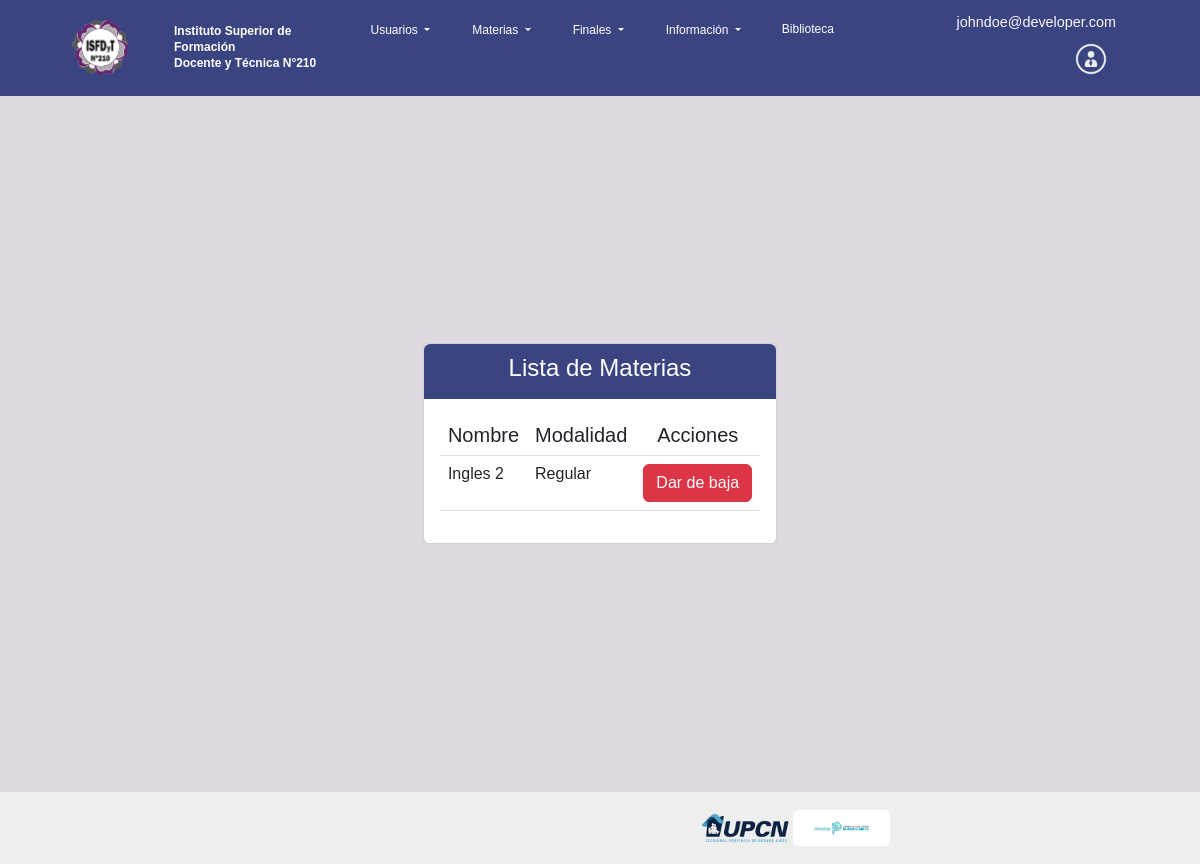
Page /listaMateriasEst/ (signed in) on the committed database.
### inscripcionFinales/models.py (models this page shows, shortened)
class Usuario(AbstractBaseUser,PermissionsMixin):
    email = models.EmailField('email', max_length=254, unique = True)
    username = models.CharField('username',unique = True,null = True, max_length=100, blank=False)
    nombre_completo = models.CharField('nombre_completo', max_length=200, null=True, blank=True)
    fecha_nac = models.DateField('fecha_nac', null=True, blank=True)
    dni = models.IntegerField('dni',unique = True, null= True, blank=True)
    direccion = models.CharField('direccion', max_length=50, null=True, blank=True)
    localidad = models.CharField('localidad', max_length=50, null=True, blank=True)
    ciudad = models.CharField('ciudad', max_length=100, null=True, blank=True)
    nacionalidad = models.CharField('nacionalidad',max_length=50, null=True, blank=True)
    telefono_1 = models.IntegerField('telefono_1', null=True, blank=True)
    telefono_2 = models.IntegerField('telefono_2', null=True, blank=True)
    estado_civil=models.CharField('estado_civil', choices=ESTADO_CIVIL_CHOICES,max_length=50, null=True, blank=True)
    sexo=models.CharField('sexo',choices=SEXO_CHOICES,max_length=10, null=True, blank=True)
    imagen = models.ImageField('imagenPerfil', upload_to='perfil/', max_length=200, null=True, blank=True)
    is_admin = models.BooleanField('is_admin', default=False)
    is_superuser = models.BooleanField('is_superuser', default=False)
    is_active = models.BooleanField(default = True)
    is_staff = models.BooleanField(default = False)
    carrera = models.ManyToManyField('Carrera',blank=True)
    Estudiante = 'Estudiante'
    Preceptor = 'Preceptor'
    Profesor = 'Profesor'
    Directivo = 'Directivo'
    Administrador = 'Administrador'
    Bibliotecario = 'Bibliotecario'
    ROL_CHOICES = (
        (Directivo, 'Directivo'),
        (Preceptor, 'Preceptor'),
        (Profesor, 'Profesor'),
        (Estudiante, 'Estudiante'),
        (Administrador, 'Administrador'),
        (Bibliotecario, 'Bibliotecario'),
     )
    rol = models.CharField(max_length=20, choices=ROL_CHOICES, default=Estudiante)
    objects = UsuarioManager()
    USERNAME_FIELD = 'email'
    REQUIRED_FIELDS = ['password']

class usuarios_materia(models.Model):
    materia = models.ForeignKey('Materia',on_delete=models.CASCADE,null=False, blank=False)
    usuario= models.ForeignKey('Usuario',on_delete=models.CASCADE,null=False, blank=False)
    nota_cursada=models.FloatField('Nota de Cursada',null=True,blank=True)
    nota_final=models.FloatField('Nota de Final',null=True,blank=True)
    aprobada= models.BooleanField(default=False)
    condicional= models.BooleanField(default=False)
    modalidad=models.CharField('Modalidad',choices=MODALIDAD_CHOICES,max_length=2, null=True, blank=True)
    ciclo_lectivo=models.CharField('Ciclo lectivo',unique = True,null=True, blank=True, max_length=100)

class Materia(models.Model):
    nombre_materia = models.CharField('nombre_materia', max_length=50)
    carrera = models.ForeignKey('Carrera',on_delete=models.CASCADE,null=True)
    profesor = models.ForeignKey('Usuario',on_delete=models.CASCADE,null=True)
    inscripcionAbierta = models.BooleanField(default=False)
    Inicio = '12:00'
    Inicio1 = '14:00'
    Inicio2 = '16:00'
    Inicio3 = '18:00'
    Inicio4 = '20:00'
    HORARIO_CHOICES = (
        ('12:00', '12:00'),
        ('14:00', '14:00'),
        ('16:00', '16:00'),
        ('18:00', '18:00'),
        ('20:00', '20:00')
        )
    Horario=models.CharField(max_length=22, choices=HORARIO_CHOICES, default='12:00')
    ANIO_CHOICES = (
        (1, '1'),
        (2, '2'),
        (3, '3'),
        (4, '4'),
     )
    anio=models.IntegerField(choices=ANIO_CHOICES, default=1)
    DIA_CHOICES = (
        ('Lunes', 'Lunes'),
        ('Martes', 'Martes'),
        ('Miércoles', 'Miércoles'),
        ('Jueves', 'Jueves'),
        ('Viernes', 'Viernes'),
    )
    dia = models.CharField(max_length=20, choices=DIA_CHOICES, default='Lunes')
    def __str__(self):
        return self.nombre_materia

### inscripcionFinales/views.py (the view)
# urls.py: path('listaMateriasEst/', login_required(lista_materias_inscriptas_user), name='lista_materias_inscriptas_user'),
def lista_materias_inscriptas_user(request):
    usuario = request.user.id
    materias_inscriptas = usuarios_materia.objects.filter(
        usuario_id=usuario,
        aprobada=False
    ).select_related('materia')
    return render(request, 'materias/lista_materias_inscriptas_user.html', {'materias': materias_inscriptas})

### inscripcionFinales/templates/materias/lista_materias_inscriptas_user.html (shortened to what this page needs)
{% extends 'base/base.html' %}
{% block content %}
<div class="card-body" style="margin-top: 50px; margin-bottom: 50px;">
    <div class="card">
    <div class="card-headers rounded-top">
        <h4 class="card-title">Lista de Materias</h4>
        </div>
        <div class="card-body">
            {% if materias %}
            <table class="table">
                <thead>
                    <tr>
                        <th class="h5">Nombre</th>
                        <th class="h5">Modalidad</th>
                        <th class="h5">Acciones</th>
                    </tr>
                </thead>
                <tbody>
                        {% for materia in materias %}
                            <tr>
                                <td class="h6">{{materia.materia}}</td>
                                <td id='modalidad{{materia.id}}'class="h6">{{materia.get_modalidad_display}}</td>
                                <td>
                                    {%if materia.nota_cursada < 7 or materia.nota_cursada is none%}
                                    <a name="" id="" class="btn btn-danger" href="/eliminar_inscripcion_materia/{{materia.id}}" role="button">Dar de baja</a>
                                    {%elif materia.nota_cursada >= 7 and materia.nota_final < 4 or materia.nota_cursada >= 7 and materia.nota_final is none %}
                                    <h6>Cursada aprobada</h6>
                                    {%elif materia.nota_final >= 4%}
                                    <h6>Final aprobado: {{materia.nota_final}}</h6>
                                    {% endif %}
                                </td>
                            </tr>
                        {% endfor %}
                </tbody>
            </table>
            {% else %}
            <div class="alert alert-danger" style="font-size: 20px;"> No hay materias disponibles.</div>
        {% endif %}
        </div>
    </div>
</div>
{% endblock %}

### inscripcionFinales/templates/base/navbar.html (shortened to what this page needs)
<nav class="navbar  navbar-expand-lg navbar-dark">
  <div class="container-fluid">
    <a class="navbar-brand" href="/">
      <img class="logo-insti" src="/static/imagenes/Logo_i210.png">
    </a>
    <div class="rotulo">
      Instituto Superior de Formación<br>Docente y Técnica N°210
    </div>
    <div class="collapse navbar-collapse" id="navbarNavDropdown">
      <ul class="navbar-nav" style="text-align: right;">
        {% if request.user.is_staff or request.user.is_superuser or request.user.admin %}
          <li class="nav-item">
            <div class="dropdown">
              <button class="btn btn-navbar dropdown-toggle nav-link" type="button" id="dropdownMenuButton1" data-bs-toggle="dropdown" aria-expanded="false" style="text-decoration: none" style="text-align: right">
                Usuarios
              </button>
            </div>
          </li>
        {% endif %}
        {% if user.is_authenticated %}
        <li class="nav-item">
            <div class="dropdown">
              <button class="btn btn-navbar dropdown-toggle nav-link" type="button" id="dropdownMenuButton1" data-bs-toggle="dropdown" aria-expanded="false" style="text-decoration: none" style="text-align: right">
                Materias
              </button>
            </div>
          </li>
          {% endif %}
        {% if user.is_authenticated %}
        <li class="nav-item">
            <div class="dropdown">
              <button class="btn btn-navbar dropdown-toggle nav-link" type="button" id="dropdownMenuButton1" data-bs-toggle="dropdown" aria-expanded="false" style="text-decoration: none" style="text-align: right">
                Finales
              </button>
            </div>
          </li>
          {% endif %}
          {% if user.is_authenticated %}
          <li class="nav-item">
            <div class="dropdown">
              <button class="btn btn-navbar dropdown-toggle nav-link" type="button" id="dropdownMenuButton1" data-bs-toggle="dropdown" aria-expanded="false" style="text-decoration: none" style="text-align: right">
                Información
              </button>
            </div>
          <li class="nav-item">
            <a class="nav-link" href="#" rel="noopener noreferrer" style="text-decoration: none">Biblioteca</a>
          </li>
            {% endif %}
        {% if not user.is_authenticated %}
          <li class="nav-item">
            <a class="nav-link" href="{% url 'login' %}">
              <img class="icono-nav" src="/static/imagenes/Login.png">
              <span class="nav-user">Login</span>
            </a>
          </li>
        {% else %}
          <li class="nav-item">
          </li>
          <li class="nav-item last-nav-item">
          <li class="nav-item last-nav-item">
            <div class="dropdown">
              <table>
                <tr>
                  <h9 style="color:ghostwhite">{{user.email}}</h9>
                  <button class="btn dropdown mrg-0 only-lt" type="button" data-bs-toggle="dropdown">
                    <a class="nav-link" href="#">
                      {% if request.user.is_staff or request.user.is_superuser or request.user.admin %}
                      <img class="icono-nav" src="/static/imagenes/Perfiladmin.png" alt="Default Image">
                    {% else %}
                      {% if user.imagen %}
                        <img class="icono-nav" src="{{ user.imagen.url }}" alt="User Image">
                      {% else %}
                        <img class="icono-nav" src="/static/imagenes/Perfil.png" alt="Default Image">
                      {% endif %}
                    {% endif %}
                    </a>
                  </button>
                </tr>
                </table>
                </li>
              </ul>
            </div>
        {% endif %}
    </div>
</nav>

### inscripcionFinales/static/style.css (style rules this page uses)
html { box-sizing: border-box; }
*, *:before, *:after { box-sizing: inherit; }
body { font-family: 'Trebuchet MS', 'Arial', sans-serif; font-style: normal; font-size: 0.65rem; overflow-x: hidden; position: relative; width: 100vw; max-width: 100vw; min-height: 100vh; background-color: #DFD9E1; }
.navbar { background-color: #3A4481; font-size: 1.2vw; font-weight: 400; padding: 0; }
.container-fluid { display: flex; }
.logo-insti { max-width: 7vh; height: 7vh; margin: 0 2.5vw 0 5vw; padding: 0; }
.rotulo { color: #fff; font-weight: 700; font-size: 2.7vw; line-height: 3.86vw; }
@media (min-width: 568px) { .rotulo { font-size: 1.5vw; line-height: 1.9vw; } }
@media (min-width: 768px) { .rotulo { font-size: 1vw; line-height: 1.3vw; } }
.navbar-nav { flex-grow: 1; }
@media (min-width: 960px) { .navbar-nav li:nth-of-type(1) { margin-left: auto; } }
@media (min-width: 960px) { .navbar-nav li:nth-of-type(6) { margin-left: auto; } }
@media (min-width: 960px) { .navbar-nav li:nth-of-type(7) { margin-right: 2vw; } }
.last-nav-item { margin-right: 5vw; margin-left: auto; }
.mrg-0 { margin: 0; padding: 0; }
.nav-item { padding: 1vw; }
.icono-nav { max-width: 4vw; margin: 0 3vw 0 0; padding: 0; }
@media (min-width:960px) { .icono-nav { margin: 0; max-width: 4vh; } }
.nav-link { color:#fff; font-weight: 400; font-size: 3.2vw; line-height: 2.86vw; }
@media (min-width:768px) { .nav-link { font-size: 2.15vw; line-height: 1.5vw; } }
@media (min-width:960px) { .nav-link { font-size: 1vw; line-height: 1.5vw; } }
.card-headers { background-color: #3A4481; color: white; text-align: center; height: 55px; line-height: 20px; padding: 10px 20px; }
tbody { background-color: #ffffff; }
th.h5 { text-align: center; }

### rows in the picture
Usuario: email "johndoe@developer.com"
usuarios_materia: materia "Ingles 2", modalidad "Regular"
